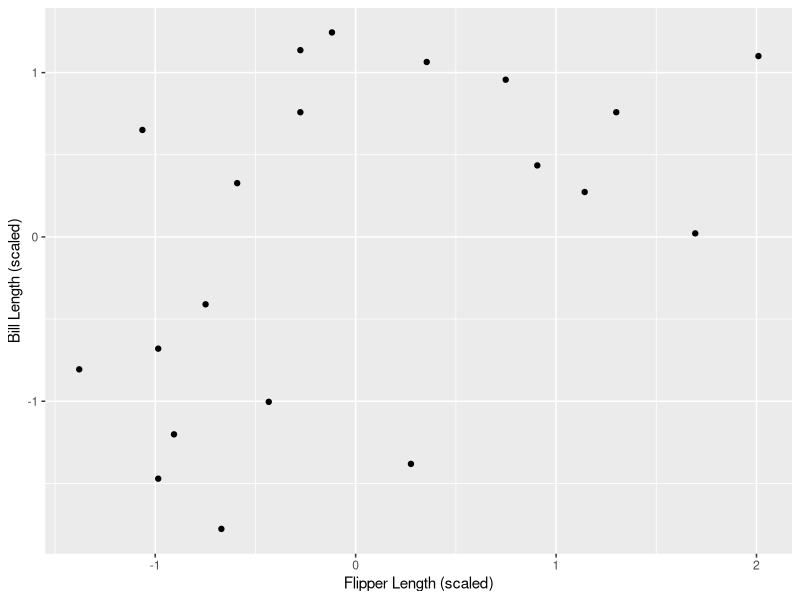
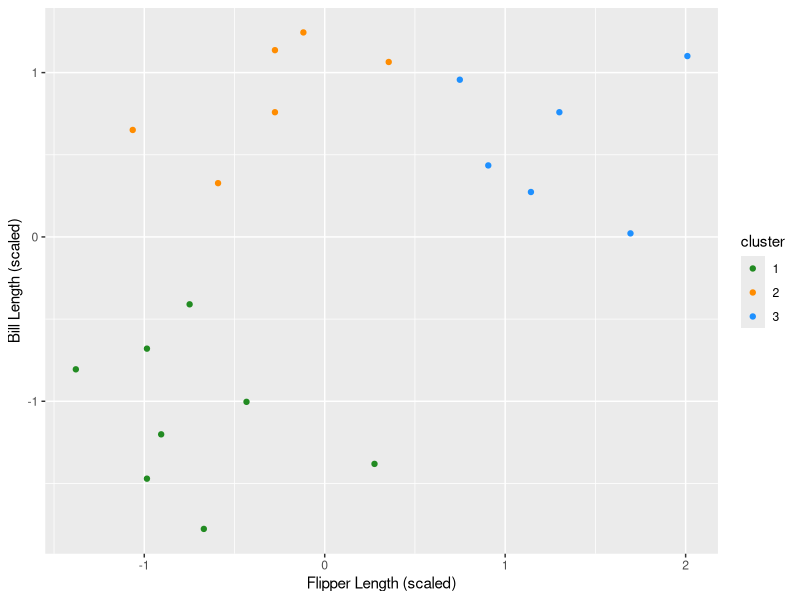
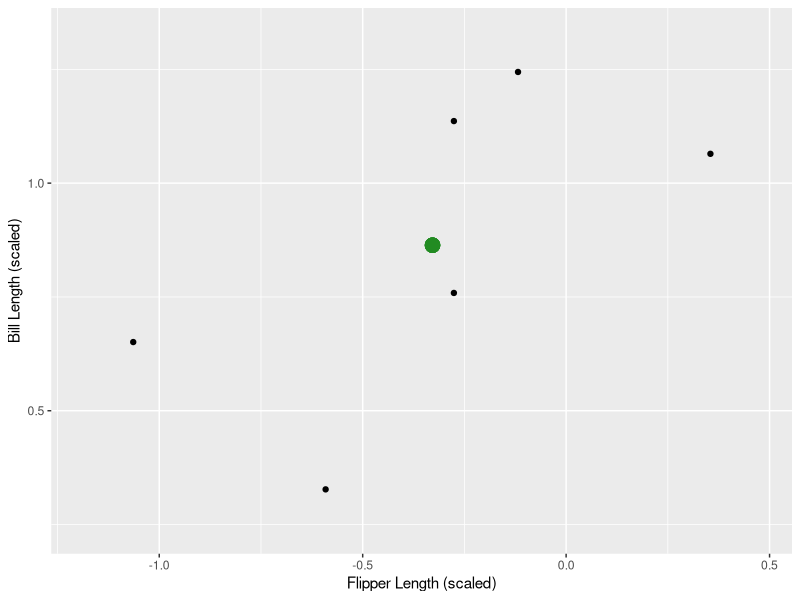
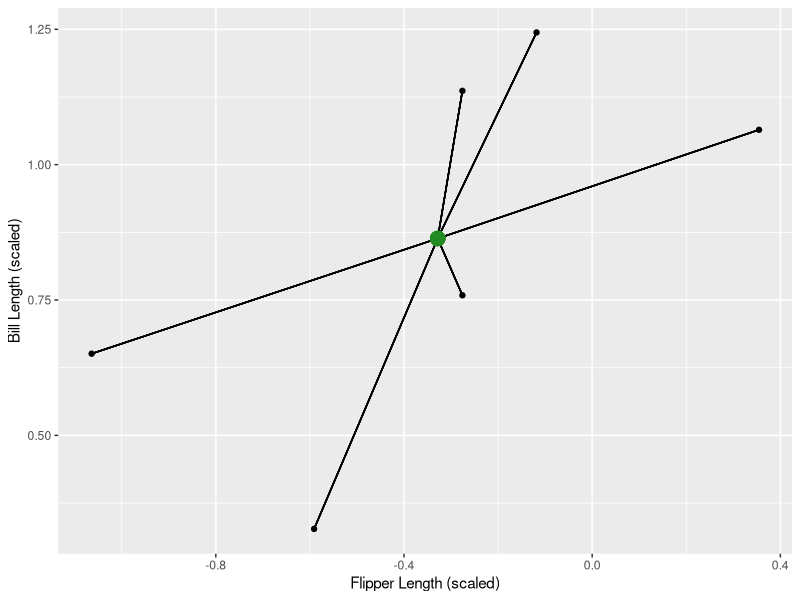
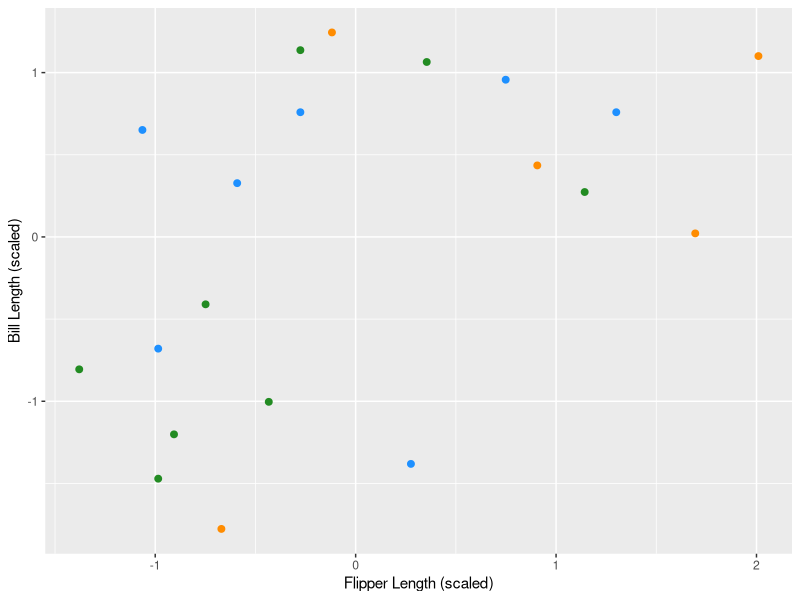
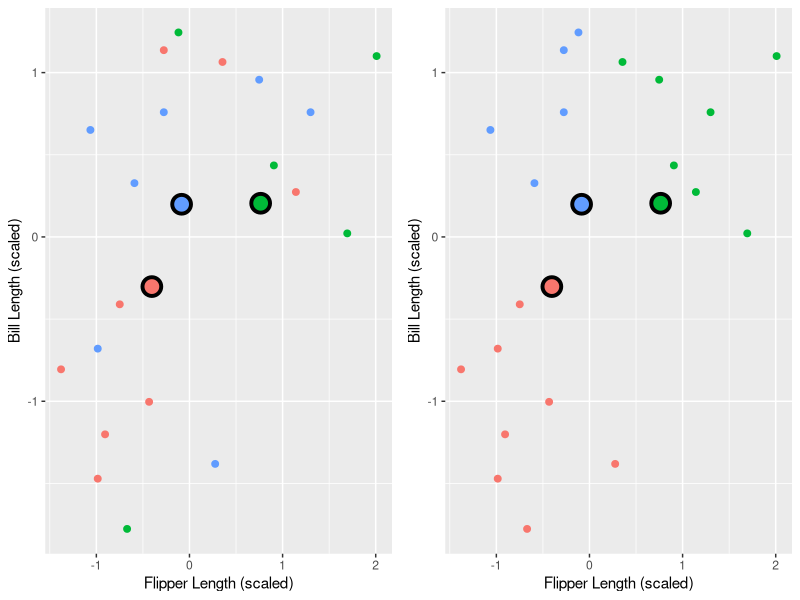
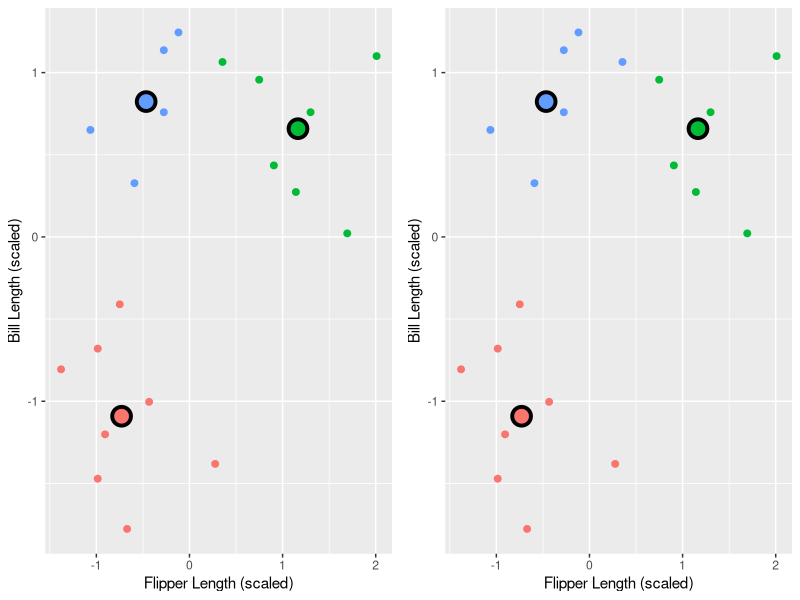
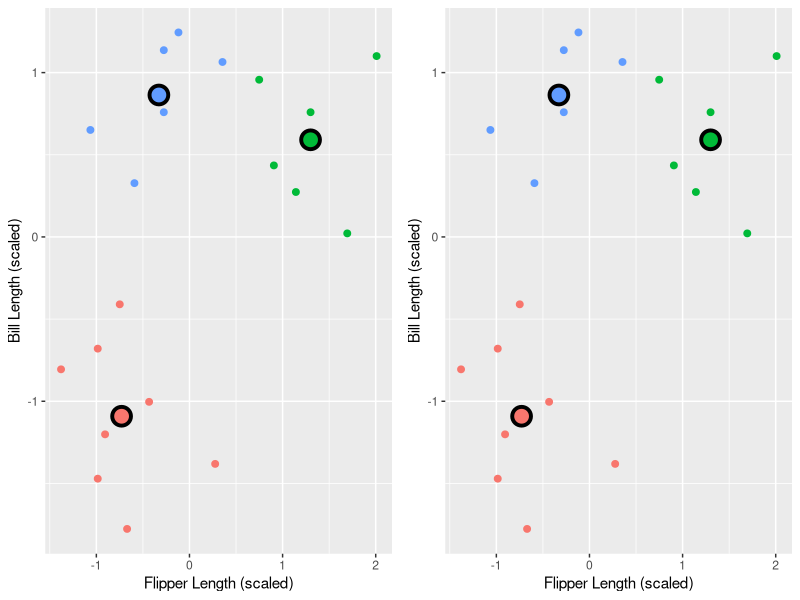

These figures' R source, in order: (Note: this script raises an error after producing the figures.)
## ---- chunk 1
knitr::opts_chunk$set(warning = FALSE)
## ---- chunk 2
knitr::include_graphics("https://upload.wikimedia.org/wikipedia/commons/0/00/Brown_Bluff-2016-Tabarin_Peninsula%E2%80%93Gentoo_penguin_%28Pygoscelis_papua%29_03.jpg")
## ---- chunk 3
library(tidyverse)

data <- read_csv("data/toy_penguins.csv") %>%
  mutate(cluster = as_factor(cluster)) %>%
  mutate(flipper_length_scaled = scale(flipper_length_mm), bill_length_scaled = scale(bill_length_mm))

penguin_data <- data %>% select(flipper_length_scaled, bill_length_scaled)
## ---- chunk 4
penguin_data
## ---- chunk 5
base <- ggplot(data, aes(x = flipper_length_scaled, y = bill_length_scaled)) +
  geom_point() +
  xlab("Flipper Length (scaled)") +
  ylab("Bill Length (scaled)")
base
## ---- chunk 6
ggplot(data, aes(y = bill_length_scaled, x = flipper_length_scaled, colour = cluster)) +
  geom_point() +
  xlab("Flipper Length (scaled)") +
  ylab("Bill Length (scaled)") + 
  scale_color_manual(values= c("forestgreen", "darkorange", "dodgerblue"))
## ---- chunk 7
library(tidyverse)

# clus1 <- tibble(loyalty = c(7, 7.5, 8, 7, 8),
#               csat = c(1, 1, 2, 2, 3),
#               )
clus1 <- filter(data, cluster == 2) %>%
  select(bill_length_scaled, flipper_length_scaled)

# clus1_center <- clus1 %>% summarize(csat = mean(csat), loyalty = mean(loyalty))
## ---- chunk 8
base <- ggplot(clus1) +
  geom_point(aes(y = bill_length_scaled, x = flipper_length_scaled)) +
  labs(x = "Flipper Length (scaled)", y = "Bill Length (scaled)") +
  xlim(c(
    min(clus1$flipper_length_scaled) - 0.25 * sd(clus1$flipper_length_scaled),
    max(clus1$flipper_length_scaled) + 0.25 * sd(clus1$flipper_length_scaled)
  )) +
  ylim(c(
    min(clus1$bill_length_scaled) - 0.25 * sd(clus1$bill_length_scaled),
    max(clus1$bill_length_scaled) + 0.25 * sd(clus1$bill_length_scaled)
  )) +
  geom_point(aes(y = mean(bill_length_scaled), x = mean(flipper_length_scaled), colour = "red", size = 2.5)) +
  theme(legend.position = "none") + 
  scale_color_manual(values= c("forestgreen", "darkorange", "dodgerblue"))
base
## ---- chunk 9
base <- ggplot(clus1) +
  geom_point(aes(y = bill_length_scaled, x = flipper_length_scaled)) +
  labs(x = "Flipper Length (scaled)", y = "Bill Length (scaled)") +
  theme(legend.position = "none") +   scale_color_manual(values= c("forestgreen", "darkorange", "dodgerblue"))


mn <- clus1 %>% summarize(flipper_length_scaled = mean(flipper_length_scaled), bill_length_scaled = mean(bill_length_scaled))
for (i in 1:nrow(clus1)) {
  base <- base + geom_segment(
    x = unlist(mn[1, "flipper_length_scaled"]), y = unlist(mn[1, "bill_length_scaled"]),
    xend = unlist(clus1[i, "flipper_length_scaled"]), yend = unlist(clus1[i, "bill_length_scaled"])
  )
}
base <- base + geom_point(aes(y = mean(bill_length_scaled), x = mean(flipper_length_scaled), colour = "red", size = 2.5))
base
## ---- chunk 10
library(gridExtra)
set.seed(14)
penguin_data["label"] <- factor(sample(1:3, nrow(penguin_data), replace = T))

plt_lbl <- ggplot(penguin_data, aes(y = bill_length_scaled, x = flipper_length_scaled, colour = label)) +
  geom_point(size = 2) +
  xlab("Flipper Length (scaled)") +
  ylab("Bill Length (scaled)") +
  # xlim(c(0, 10)) +
  # ylim(c(0, 10)) +
  theme(legend.position = "none") + 
  scale_colour_manual(values= c("forestgreen", "darkorange", "dodgerblue"))
print(plt_lbl)
## ---- chunk 11
for (i in 1:4) {
  # compute centers
  centers <- penguin_data %>%
    group_by(label) %>%
    summarize_all(funs(mean))
  nclus <- nrow(centers)
  # replot with centers
  plt_ctr <- ggplot(penguin_data, aes(y = bill_length_scaled, x = flipper_length_scaled, colour = label)) +
    geom_point(size = 2) +
    xlab("Flipper Length (scaled)") +
    ylab("Bill Length (scaled)") +
    # xlim(c(0, 10)) +
    # ylim(c(0, 10)) +
    theme(legend.position = "none") +
    geom_point(data = centers, aes(y = bill_length_scaled, x = flipper_length_scaled, fill = label), size = 5, shape = 21, stroke = 2, colour = "black")

  # reassign labels
  dists <- rbind(centers, penguin_data) %>%
    select("flipper_length_scaled", "bill_length_scaled") %>%
    dist() %>%
    as.matrix()
  dists <- as_tibble(dists[-(1:nclus), 1:nclus])
  penguin_data <- penguin_data %>% mutate(label = apply(dists, 1, function(x) names(x)[which.min(x)]))

  plt_lbl <- ggplot(penguin_data, aes(y = bill_length_scaled, x = flipper_length_scaled, colour = label)) +
    geom_point(size = 2) +
    xlab("Flipper Length (scaled)") +
    ylab("Bill Length (scaled)") +
    # xlim(c(0, 10)) +
    # ylim(c(0, 10)) +
    theme(legend.position = "none") +
    geom_point(data = centers, aes(y = bill_length_scaled, x = flipper_length_scaled, fill = label), size = 5, shape = 21, stroke = 2, colour = "black")

  # to generate the animated version, get rid of grid.arrange and use the below two lines
  # set the figure width to 4.35 too
  # print(plt_ctr)
  # print(plt_lbl)
  grid.arrange(plt_ctr, plt_lbl, nrow = 1)
}
## ---- chunk 12
set.seed(10)
penguin_data["label"] <- factor(sample(1:3, nrow(penguin_data), replace = T))

plt_lbl <- ggplot(penguin_data, aes(y = bill_length_scaled, x = flipper_length_scaled, colour = label)) +
  geom_point(size = 2) +
  xlab("Flipper Length (scaled)") +
  ylab("Bill Length (scaled)") +
  #  xlim(c(0, 10)) +
  #  ylim(c(0, 10)) +
  theme(legend.position = "none")
print(plt_lbl)
## ---- chunk 13
for (i in 1:5) {
  # compute centers
  centers <- penguin_data %>%
    group_by(label) %>%
    summarize_all(funs(mean))
  nclus <- nrow(centers)
  # replot with centers
  plt_ctr <- ggplot(penguin_data, aes(y = bill_length_scaled, x = flipper_length_scaled, colour = label)) +
    geom_point(size = 2) +
    xlab("Flipper Length (scaled)") +
    ylab("Bill Length (scaled)") +
    theme(legend.position = "none") +
    geom_point(data = centers, aes(y = bill_length_scaled, x = flipper_length_scaled, fill = label), size = 5, shape = 21, stroke = 2, colour = "black")

  # reassign labels
  dists <- rbind(centers, penguin_data) %>%
    select("flipper_length_scaled", "bill_length_scaled") %>%
    dist() %>%
    as.matrix()
  dists <- as_tibble(dists[-(1:nclus), 1:nclus])
  penguin_data <- penguin_data %>% mutate(label = apply(dists, 1, function(x) names(x)[which.min(x)]))

  plt_lbl <- ggplot(penguin_data, aes(y = bill_length_scaled, x = flipper_length_scaled, colour = label)) +
    geom_point(size = 2) +
    xlab("Flipper Length (scaled)") +
    ylab("Bill Length (scaled)") +
    theme(legend.position = "none") +
    geom_point(data = centers, aes(y = bill_length_scaled, x = flipper_length_scaled, fill = label), size = 5, shape = 21, stroke = 2, colour = "black")

  # print(plt_ctr)
  # print(plt_lbl)
  grid.arrange(plt_ctr, plt_lbl, nrow = 1)
}
## ---- chunk 14
library(broom)
set.seed(3)

kclusts <- tibble(k = 1:9) %>%
  mutate(
    kclust = map(k, ~ kmeans(penguin_data[-3], .x)),
    tidied = map(kclust, tidy),
    glanced = map(kclust, glance),
    augmented = map(kclust, augment, penguin_data[-3])
  )

clusters <- kclusts %>%
  unnest(tidied)

assignments <- kclusts %>%
  unnest(augmented)

clusterings <- kclusts %>%
  unnest(glanced, .drop = TRUE)

assignments$k <- factor(assignments$k)
levels(assignments$k) <- c("1 Cluster", "2 Clusters", "3 Clusters", "4 Clusters", "5 Clusters", "6 Clusters", "7 Clusters", "8 Clusters", "9 Clusters")

clusters$k <- factor(clusters$k)
levels(clusters$k) <- c("1 Cluster", "2 Clusters", "3 Clusters", "4 Clusters", "5 Clusters", "6 Clusters", "7 Clusters", "8 Clusters", "9 Clusters")

p1 <- ggplot(assignments, aes(flipper_length_scaled, bill_length_scaled)) +
  geom_point(aes(color = .cluster, size = 3)) +
  facet_wrap(~k) +
  labs(x = "Flipper Length (scaled)", y = "Bill Length (scaled)", colour = "Cluster") +
  theme(text = element_text(size = 20), legend.position = "none") +
  geom_point(data = clusters %>% mutate(flipper_length_scaled = x1, bill_length_scaled = x2), aes(fill = cluster), colour = "black", size = 5, shape = 21, stroke = 2)

p1
## ---- chunk 15
p2 <- ggplot(clusterings, aes(x = k, y = tot.withinss)) +
  geom_point(size = 2) +
  geom_line() +
  # annotate(geom = "line", x = 4, y = 35, xend = 2.65, yend = 27, arrow = arrow(length = unit(2, "mm"))) +
  geom_segment(aes(x = 4, y = 17, xend = 3.1, yend = 6), arrow = arrow(length = unit(0.2, "cm"))) +
  annotate("text", x = 4.4, y = 19, label = "Elbow", size = 7, colour = "blue") +
  labs(x = "Number of Clusters", y = "Total WSSD") +
  theme(text = element_text(size = 20)) +
  scale_x_continuous(breaks = 1:9)
p2
## ---- chunk 16
unscaled_data <- read_csv("data/toy_penguins.csv") %>%
  select(bill_length_mm, flipper_length_mm)
## ---- chunk 17
unscaled_data
scaled_data <- map_df(unscaled_data, scale)
scaled_data
## ---- chunk 18
set.seed(1234)
penguin_clust <- kmeans(scaled_data, centers = 3)
penguin_clust
## ---- chunk 19
clustered_data <- augment(penguin_clust, scaled_data)
clustered_data
## ---- chunk 20

cluster_plot <- ggplot(clustered_data,
  aes(x = flipper_length_mm, y = bill_length_mm, colour = .cluster),
  size = 2
) +
  geom_point() +
  labs(x = "Flipper Length (scaled)", y = "Bill Length (scaled)", colour = "Cluster")
cluster_plot
## ---- chunk 21
glance(penguin_clust)
## ---- chunk 22
penguin_clust_ks <- tibble(k = 1:9)
penguin_clust_ks
## ---- chunk 23
penguin_clust_ks <- tibble(k = 1:9) %>%
  mutate(penguin_clusts = map(k, function(ks) kmeans(scaled_data, ks)))
penguin_clust_ks
## ---- chunk 24
penguin_clust_ks <- tibble(k = 1:9) %>%
  mutate(
    penguin_clusts = map(k, ~ kmeans(scaled_data, .x)),
    glanced = map(penguin_clusts, glance)
  )
penguin_clust_ks
## ---- chunk 25
clustering_statistics <- penguin_clust_ks %>%
  unnest(glanced)

clustering_statistics
## ---- chunk 26
elbow_plot <- ggplot(clustering_statistics, aes(x = k, y = tot.withinss)) +
  geom_point() +
  geom_line() +
  xlab("K") +
  ylab("Total within-cluster sum of squares") +
  scale_x_continuous(breaks = 1:9)
elbow_plot
## ---- chunk 27
penguin_clust_ks <- tibble(k = 1:9) %>%
  mutate(
    penguin_clusts = map(k, ~ kmeans(scaled_data, nstart = 10, .x)),
    glanced = map(penguin_clusts, glance)
  )

clustering_statistics <- penguin_clust_ks %>%
  unnest(glanced)

elbow_plot <- ggplot(clustering_statistics, aes(x = k, y = tot.withinss)) +
  geom_point() +
  geom_line() +
  xlab("K") +
  ylab("Total within-cluster sum of squares") +
  scale_x_continuous(breaks = 1:9)
elbow_plot
